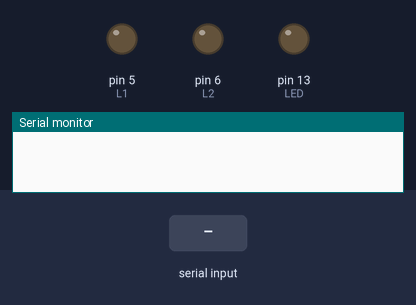
Bench run of a sketch on a simulated Arduino Uno, built with avr-gcc and run on an emulated ATmega328P. Shown: output pins drawn as LEDs (lit = HIGH), the last lines printed to the serial monitor. The inputs (shaded band) are chosen by the test bench.

Above: at 1.2 s.
1.3 s: "U" received over Serial
At 2.3 s:
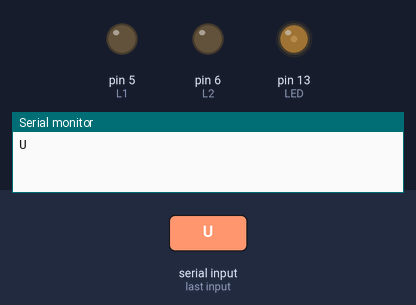
2.8 s: "D" received over Serial
At 3.4 s:
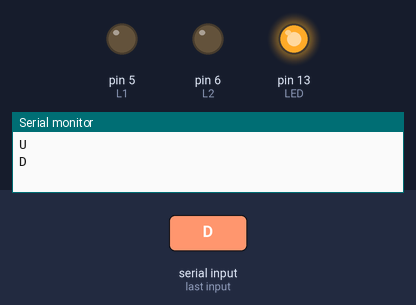
4.3 s: "S" received over Serial
At 4.8 s:
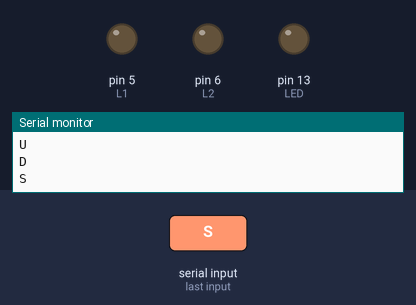
Timing chart, 0 to 7.3 s (numbered marks = the images above; inputs shaded):
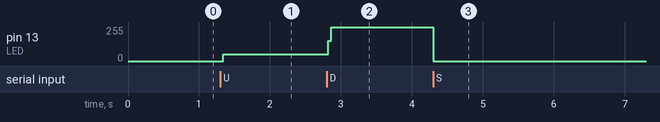

The sketch:

rueditas_uwu_v0.1.ino
```cpp
char nombre[10] = "Mazinger"; //El nuevo nombre del modulo
char password [10] = "1234"; //El nuevo password. No es muy seguro...
char baud = '4'; //4 = 9600 baud

//Ctes
int L1 = 5;
int L2 = 6;
int R1 = 9;
int R2 = 10;
int logicUp = 0;
int logicDown = 0;

void setup() {
  // put your setup code here, to run once:
  Serial.begin (9600); //Iniciar el serial
  pinMode(L1, OUTPUT);
  pinMode(L2, OUTPUT);
  pinMode(R1, OUTPUT);
  pinMode(R2, OUTPUT);
  pinMode(13, OUTPUT); //LED
}

void loop() {
  // put your main code here, to run repeatedly:

  if(Serial.available() >= 1){
    char entrada = Serial.read();
    Serial.println(entrada);

     if(entrada == 'U'){
       //digitalWrite(L1, HIGH);
       //digitalWrite(L2, LOW);
       //digitalWrite(R1, HIGH);
       //digitalWrite(R2, LOW);
       //digitalWrite(13, HIGH); //LED Encendido
       logicUp = 1;
     }// if del caso "adelante"

    if(entrada == 'D'){
//      digitalWrite(L2, HIGH);
  //    digitalWrite(L1, LOW);
    //  digitalWrite(R2, HIGH);
      //digitalWrite(R1, LOW);
      //digitalWrite(13, HIGH); //LED Encendido
      logicDown = 1;
    }// if del caso "atras"

    if(entrada=='S'){
//      digitalWrite(L1, LOW);
  //    digitalWrite(L2, LOW);
    //  digitalWrite(R1, LOW);
      //digitalWrite(R2, LOW);
      //digitalWrite(13, HIGH); //LED Encendido
      logicUp = 0; logicDown = 0;
    }// if del caso "apagado"
  }//if para ver que est prendido

  //Que es lo que hara el robot
  if(logicUp == 1){
    digitalWrite(13, HIGH);
  }//if del up

  if(logicDown == 1){
    digitalWrite(13, HIGH);
  }

  else{
    digitalWrite(13,LOW);
  }
}//Loop
```

Measured:
- after the input at 1.3 s, pin 13 (LED): 0/255 → 49/255 at once
- after the input at 2.8 s, pin 13 (LED): 49/255 → 255/255 at once
- after the input at 4.3 s, pin 13 (LED): 255/255 → 0/255 at once
